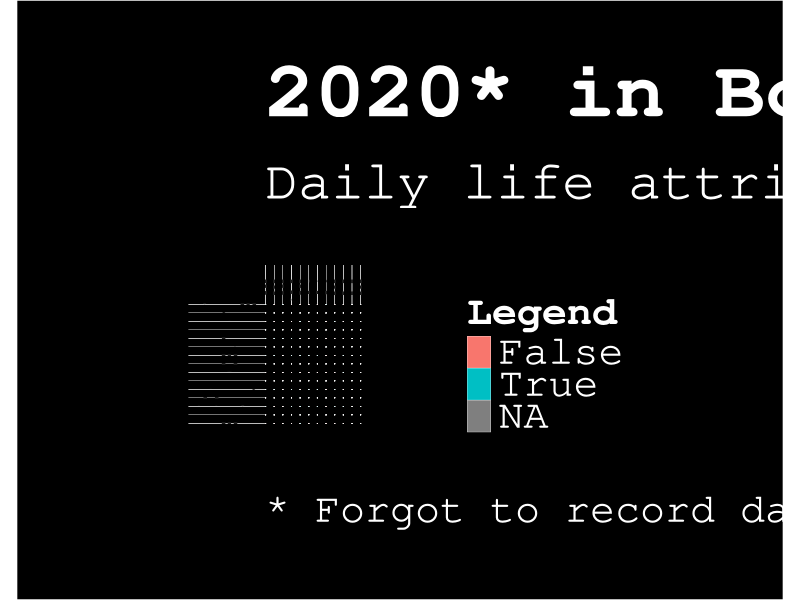
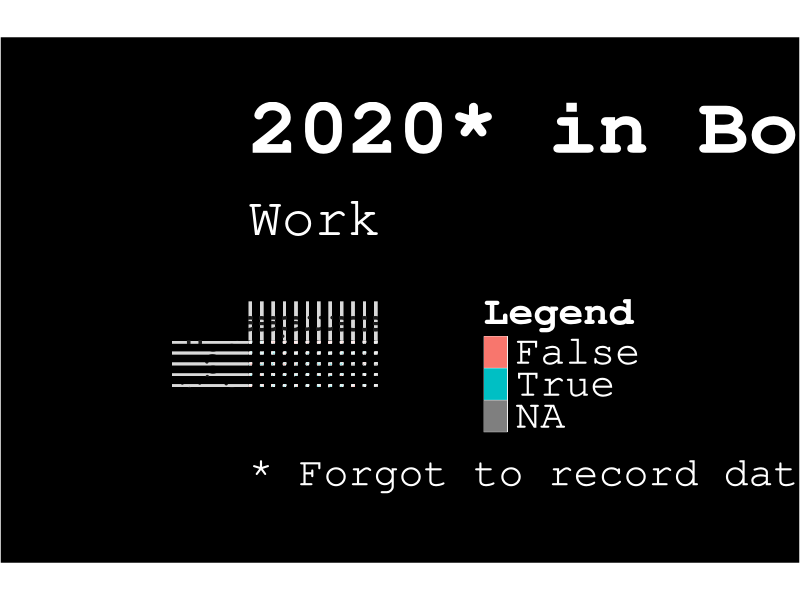

Source code (R) for these figures, in order:
library(ggplot2)
library(zoo)
library(lubridate)
library(reshape2)

setwd("~/Developer/2020-in-booleans")

data = read.csv("raw.csv")
data$date = as.Date(data$X.1, format = "%m/%d/%y")
data$week = week(data$date)
data$month = format(data$date,"%B")
data$month = factor(data$month, list(
  "January", "February", "March", 
  "April", "May", "June", 
  "July", "August", "September", 
  "October", "November", "December"
))
data$yearmonth = as.yearmon(data$date)
data$yearmonthf = factor(data$yearmonth)
data$day_of_week = factor(data$X, list(
  "Sunday", 
  "Monday", 
  "Tuesday", 
  "Wednesday", 
  "Thursday", 
  "Friday", 
  "Saturday"
))

data[data==0] = "False"
data[data==1] = "True"

# calculate week of month, where sunday is new week
weekofmonth = rep(0, length(data$date))
weekNum = 1
currentMonth = 1
for (i in (1:length(data$date))) {
  date = data$date[i]
  if (weekdays(date) == "Sunday") {
    weekNum = weekNum + 1
  }
  if (month(date) > currentMonth) {
    currentMonth = currentMonth + 1
    weekNum = 1
  }
  weekofmonth[i] = weekNum
}
data$monthweek = weekofmonth
data$monthweek = factor(data$monthweek, list(6, 5, 4, 3, 2, 1))

#==========================================================
# Variable labels
#==========================================================

variable_labels = c(
  `felt.enough.sleep` = "Enough\nSleep",
  `slept.at.home` = "Slept at Home",
  `shower` = "Shower",
  `toothbrush.morning` = "Brush Teeth Morning",
  `toothbrush.night` = "Brush Teeth Night",
  `poop` = "Poop",
  `breakfast` = "Break-\nfast",
  `lunch` = "Lunch",
  `dinner` = "Dinner",
  `period` = "Period",
  `birth.control` = "Birth Control",
  `anti.depressant` = "Anti-Depressant",
  `vitamins` = "Vitamins",
  `advil` = "Advil",
  `excederin` = "Excederin",
  `adderall` = "Adderall",
  `caffeine` = "Caffeine",
  `ambien` = "Ambien",
  `alcohol` = "Alcohol",
  `weed` = "Weed",
  `chores` = "Chores",
  `personal.coding` = "Personal\nCoding",
  `feel.sad.about.leaving.C1` = "Sad about Leaving C1",
  `feel.happy.about.leaving.C1` = "Happy about Leaving C1",
  `went.to.work` = "Went to\nWork",
  `happy.about.work` = "Happy about Work",
  `productive.at.work` = "Productive at Work",
  `social.with.my.friends..non.work` = "",
  `interaction.with.my.family` = "",
  `happy` = "Happy",
  `angry` = "Angry",
  `Annoyed` = "Annoyed",
  `cried` = "Cried",
  `sad.about.relationship` = "Sad about Relationship",
  `abandoned.by.sean` = "Abandoned",
  `upset.at.sean` = "Upset at Sean",
  `sean.drunk` = "Sean Drunk",
  `worked.remotely` = "Worked\nRemotely",
  `sad.about.work` = "Sad about Work",
  `social.with.my.friends..work` = "",
  `social.with.sean.s.friends` = "",
  `interaction.with.sean.s.family` = "",
  `sad` = "Sad",
  `stressed.or.anxious` = "Felt\nStressed",
  `Journaled` = "Journaled",
  `happy.about.relationship` = "Happy about Relationship",
  `sex` = "Sex",
  `had.own.activities..other.than.work` = "",
  `sean.alcohol` = "Sean Alcohol",

  `January` = "Jan", 
  `February` = "Feb", 
  `March` = "Mar", 
  `April` = "Apr", 
  `May` = "May", 
  `June` = "Jun", 
  `July` = "Jul", 
  `August` = "Aug", 
  `September` = "Sep", 
  `October` = "Oct", 
  `November` = "Nov", 
  `December` = "Dec"
)

#==========================================================
# Helper function to melt and plot data
#==========================================================

melt_and_plot = function(data, subtitle) {
  melt = melt(
    data = data, 
    id = names(data)[1:4])
  
  ggplot(
    melt, 
    aes(
      day_of_week, 
      monthweek, 
      fill = as.factor(value)
    )
  ) + 
    coord_equal(ratio = 1) + 
  geom_tile(color = "white") + 
  facet_grid(
    variable ~ month, 
    switch = "y", 
    space = "free", 
    labeller = as_labeller(variable_labels)
  ) +
  labs(
    y = "",
    x = "",
    title = "2020* in Booleans",
    subtitle = subtitle,
    fill = "Legend",
    caption = "* Forgot to record data for a couple days in mid-November, which made me too sad to continue."
  ) + 
  theme(
    text = element_text(family = "mono", color = "white"),
    panel.grid.major = element_blank(), 
    panel.grid.minor = element_blank(), 
    axis.text.x = element_blank(), 
    axis.text.y = element_blank(), 
    axis.ticks = element_blank(),
    plot.title = element_text(size = 60, face = "bold"),
    plot.subtitle = element_text(size = 40, margin = margin(t = 20, b = 40)),
    plot.caption = element_text(size = 30, margin = margin(t = 40, b = 20), hjust = 0),
    strip.text.x = element_text(size = 25, face = "bold"),
    strip.text.y = element_text(size = 25, face = "bold"),
    legend.title = element_text(size = 30, face = "bold"),
    legend.text = element_text(size = 30),
    legend.box.margin = margin(l = 60),
    legend.background = element_rect(fill = "black"),
    plot.margin = margin(t = 50, r = 110, b = 30, l = 110),
    plot.background = element_rect(fill = "black")
  )
}

#==========================================================
# Plots with data columns subset
#==========================================================

#------------------
# Main
#------------------

data.main = data.frame(
  "date" = data$date, 
  "month" = data$month, 
  "day_of_week" = data$day_of_week, 
  "monthweek" = data$monthweek,
  
  "felt.enough.sleep" = data$felt.enough.sleep,
  "shower" = data$shower,
  "poop" = data$poop,
  "breakfast" = data$breakfast,
  "lunch" = data$lunch,
  "dinner" = data$dinner,
  "caffeine" = data$caffeine,
  "alcohol"= data$alcohol,
  "weed" = data$weed,
  "chores" = data$chores,
  "personal.coding" = data$personal.coding,
  "went.to.work" = data$went.to.work,
  "worked.remotely" = data$worked.remotely,
  "stressed.or.anxious" = data$stressed.or.anxious,
  "sex" = data$sex
)

melt_and_plot(data.main, "Daily life attributes of a 26 year-old Asian female, living in the US")

#------------------
# Work
#------------------

data.work = data.frame(
  "date" = data$date, 
  "month" = data$month, 
  "day_of_week" = data$day_of_week, 
  "monthweek" = data$monthweek,
  
  "went.to.work" = data$went.to.work,
  "happy.about.work" = data$happy.about.work,
  "sad.about.work" = data$sad.about.work,
  "productive.at.work" = data$productive.at.work,
  "worked.remotely" = data$worked.remotely
)

melt_and_plot(data.work, "Work")
















